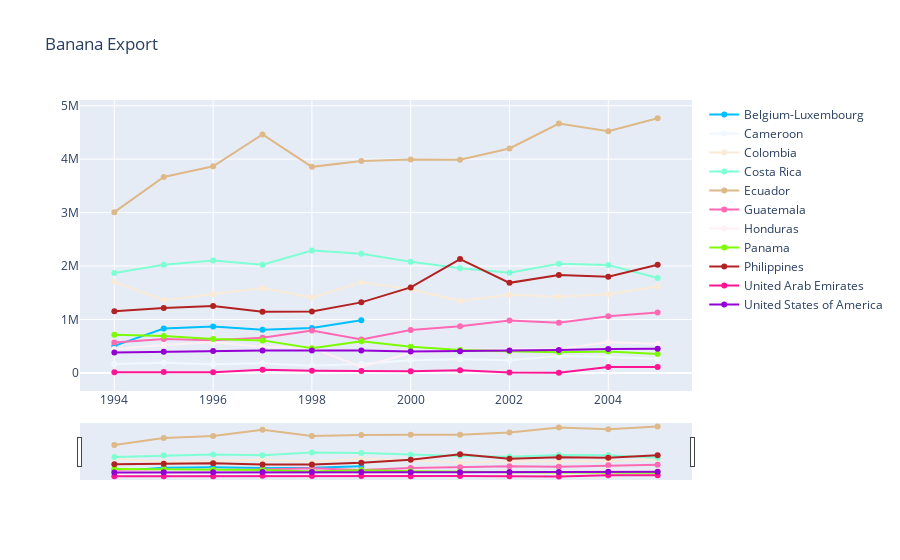

The code cell stored with this chart in its notebook:
### Code cell
fig = go.Figure()

banana1=banana[banana['Area']=='Belgium-Luxembourg']
fig.add_trace(go.Scatter(x=banana1['Year'],
                        y=banana1['Value'],
                        name="Belgium-Luxembourg",
                        line_color='deepskyblue'))

banana2=banana[banana['Area']=='Cameroon']
fig.add_trace(go.Scatter(x=banana2['Year'],
                        y=banana2['Value'],
                        name="Cameroon",
                        line_color='aliceblue'))
banana3=banana[banana['Area']=='Colombia']
fig.add_trace(go.Scatter(x=banana3['Year'],
                        y=banana3['Value'],
                        name="Colombia",
                        line_color='antiquewhite'))
banana4=banana[banana['Area']=='Costa Rica']
fig.add_trace(go.Scatter(x=banana4['Year'],
                        y=banana4['Value'],
                        name="Costa Rica",
                        line_color='aquamarine'))
banana5=banana[banana['Area']=='Ecuador']
fig.add_trace(go.Scatter(x=banana5['Year'],
                        y=banana5['Value'],
                        name="Ecuador",
                        line_color='burlywood'))
banana6=banana[banana['Area']=='Guatemala']
fig.add_trace(go.Scatter(x=banana6['Year'],
                        y=banana6['Value'],
                        name="Guatemala",
                        line_color='hotpink'))
banana7=banana[banana['Area']=='Honduras']
fig.add_trace(go.Scatter(x=banana7['Year'],
                        y=banana7['Value'],
                        name="Honduras",
                        line_color='lavenderblush'))
banana8=banana[banana['Area']=='Panama']
fig.add_trace(go.Scatter(x=banana8['Year'],
                        y=banana8['Value'],
                        name="Panama",
                        line_color='lawngreen'))
banana9=banana[banana['Area']=='Philippines']
fig.add_trace(go.Scatter(x=banana9['Year'],
                        y=banana9['Value'],
                        name="Philippines",
                        line_color='firebrick'))
banana10=banana[banana['Area']=='United Arab Emirates']
fig.add_trace(go.Scatter(x=banana10['Year'],
                        y=banana10['Value'],
                        name="United Arab Emirates",
                        line_color='deeppink'))
banana11=banana[banana['Area']=='United States of America']
fig.add_trace(go.Scatter(x=banana11['Year'],
                        y=banana11['Value'],
                        name="United States of America",
                        line_color='darkviolet'))


fig.update_layout(title_text='Banana Export', 
                  xaxis_rangeslider_visible=True)
fig.show()

### Figure 1 — Plotly figure (JSON) as saved in the notebook; plotly's stock layout.template omitted (floating-point values rounded to 4 significant figures)
{"data": [{"line": {"color": "deepskyblue"}, "name": "Belgium-Luxembourg", "type": "scatter", "x": [1994, 1995, 1996, 1997, 1998, 1999], "y": [505145, 829256, 869070, 808092, 837966, 985141]}, {"line": {"color": "aliceblue"}, "name": "Cameroon", "type": "scatter", "x": [1994, 1995, 1996, 1997, 1998, 1999, 2000, 2001, 2002, 2003, 2004, 2005], "y": [165300, 187294, 160192, 179698, 134000, 165000, 238170, 254102, 238412, 313723, 294886, 265457]}, {"line": {"color": "antiquewhite"}, "name": "Colombia", "type": "scatter", "x": [1994, 1995, 1996, 1997, 1998, 1999, 2000, 2001, 2002, 2003, 2004, 2005], "y": [1703718, 1360278, 1476523, 1586029, 1408820, 1697518, 1564400, 1344231, 1460245, 1424819, 1471394, 1621746]}, {"line": {"color": "aquamarine"}, "name": "Costa Rica", "type": "scatter", "x": [1994, 1995, 1996, 1997, 1998, 1999, 2000, 2001, 2002, 2003, 2004, 2005], "y": [1868894, 2022134, 2102830, 2025549, 2288497, 2229700, 2079280, 1959272, 1873346, 2042570, 2016687, 1775519]}, {"line": {"color": "burlywood"}, "name": "Ecuador", "type": "scatter", "x": [1994, 1995, 1996, 1997, 1998, 1999, 2000, 2001, 2002, 2003, 2004, 2005], "y": [3007925, 3665182, 3866079, 4462099, 3855643, 3966126, 3993968, 3990427, 4199156, 4664814, 4521458, 4764193]}, {"line": {"color": "hotpink"}, "name": "Guatemala", "type": "scatter", "x": [1994, 1995, 1996, 1997, 1998, 1999, 2000, 2001, 2002, 2003, 2004, 2005], "y": [567882, 635503, 611183, 659392, 794240, 623583, 801515, 873829, 980557, 936114, 1058161, 1129477]}, {"line": {"color": "lavenderblush"}, "name": "Honduras", "type": "scatter", "x": [1994, 1995, 1996, 1997, 1998, 1999, 2000, 2001, 2002, 2003, 2004, 2005], "y": [445612, 521637, 573710, 488671, 467281, 112678, 374964, 428605, 441407, 453164, 571686, 545527]}, {"line": {"color": "lawngreen"}, "name": "Panama", "type": "scatter", "x": [1994, 1995, 1996, 1997, 1998, 1999, 2000, 2001, 2002, 2003, 2004, 2005], "y": [712248, 690017, 631953, 608208, 462415, 593364, 489284, 426081, 403923, 385320, 397940, 352480]}, {"line": {"color": "firebrick"}, "name": "Philippines", "type": "scatter", "x": [1994, 1995, 1996, 1997, 1998, 1999, 2000, 2001, 2002, 2003, 2004, 2005], "y": [1155182, 1213411, 1252196, 1143336, 1149552, 1319632, 1599920, 2129309, 1684986, 1829384, 1797343, 2024322]}, {"line": {"color": "deeppink"}, "name": "United Arab Emirates", "type": "scatter", "x": [1994, 1995, 1996, 1997, 1998, 1999, 2000, 2001, 2002, 2003, 2004, 2005], "y": [10262, 15387, 12753, 60000, 40000, 35000, 30000, 47000, 7700, 3337, 110000, 110000]}, {"line": {"color": "darkviolet"}, "name": "United States of America", "type": "scatter", "x": [1994, 1995, 1996, 1997, 1998, 1999, 2000, 2001, 2002, 2003, 2004, 2005], "y": [383216, 397546, 408741, 418823, 416520, 418813, 400188, 406968, 416600, 427543, 445757, 449647]}], "layout": {"title": {"text": "Banana Export"}, "xaxis": {"rangeslider": {"visible": true}}}}
